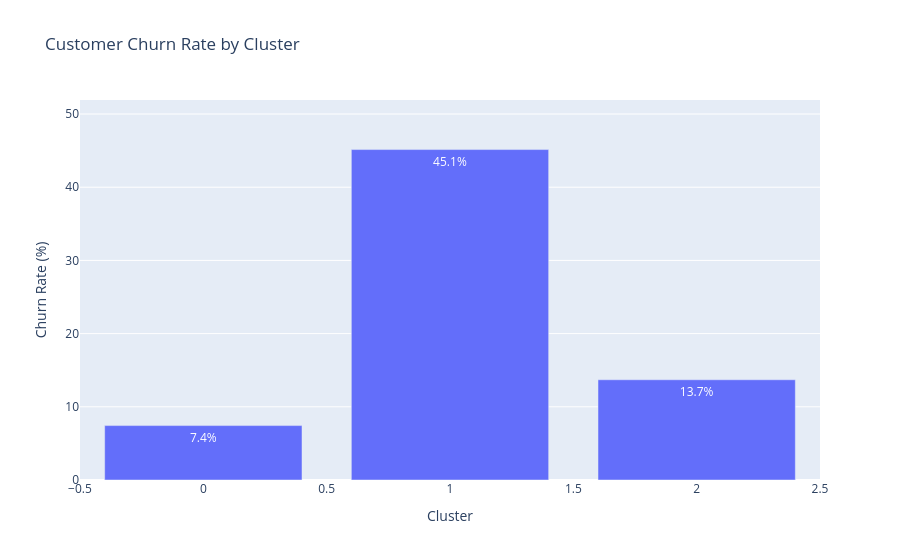
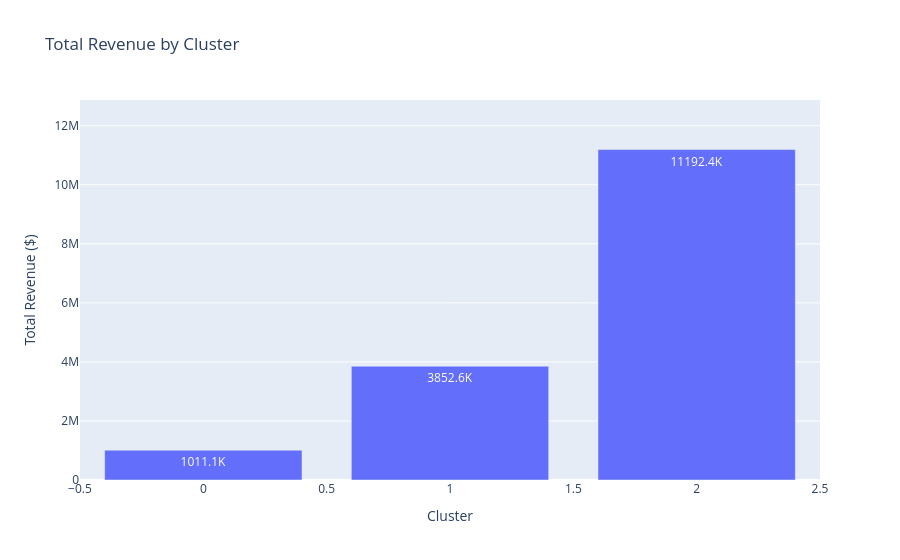
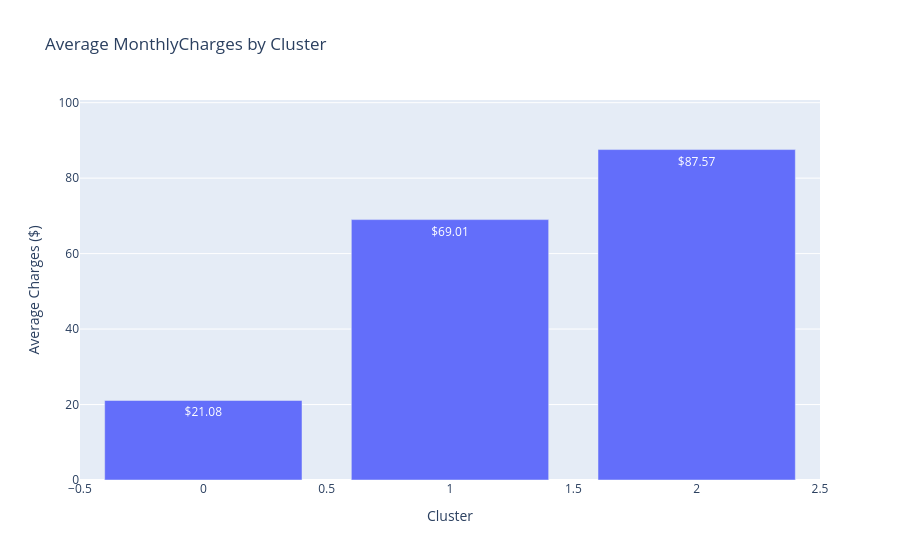
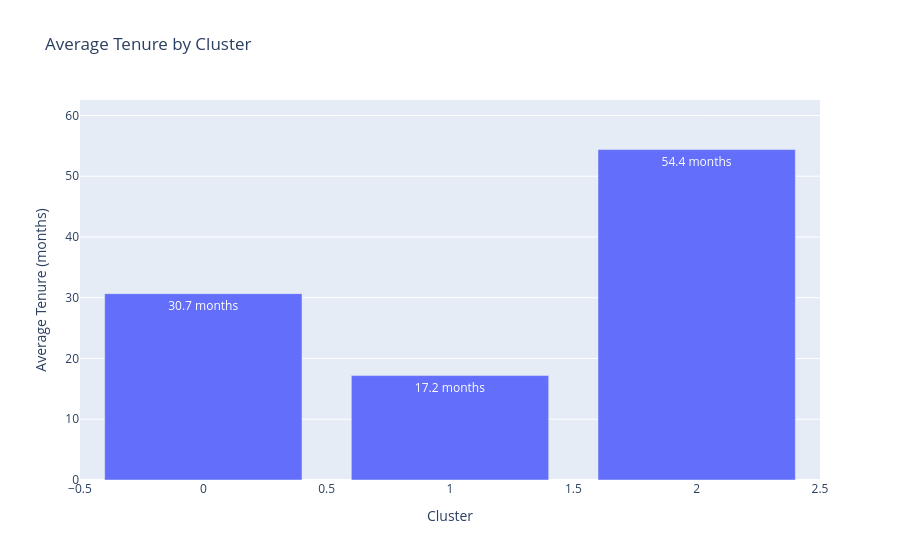

These figures' notebook cell, in order:
### Markdown cell above
Based on the Elbow and Silhouette methods above, 3 clusters is clearly the highest value inflection point.

Cluster profiles were derived using unsupervised PCA space. Churn rattes are discussed post-hoc for interpretation, not for model training.

Analysis:
Cluster 0 - Has the highest number of customers, has a 44% churn rate, represents about 22% of overall revenue at $3.55M with lowest average tenure at 16 months.
Cluster 1 - Smallest group, only 7% churn, 6.2% revenue at 1.01M, and second highest tenure at 31 months.
Cluster 2 - Middle group numbers-wise, relatively low churn at 15%, accounts for 72% off all revenue at 11.50M, with average tenure at 56 months.

### Code cell
# =========================
# CLUSTERING ANALYSIS
# =========================
kmeans = KMeans(n_clusters=3, init='k-means++', n_init=10, random_state=123)
y_kmeans = kmeans.fit_predict(x_cluster)

cluster_df = df.copy()
cluster_df['Cluster'] = y_kmeans

display(
        cluster_df.groupby('Cluster')
        .agg(Number_of_Customers=('Cluster','count'))
        .sort_values(['Number_of_Customers'], ascending=False)
        )

display(cluster_df.groupby('Cluster')['Churn']
        .value_counts(normalize=True).round(2).mul(100)
        .unstack()
        .sort_values(by= 1, ascending=False)        
)

display(
    cluster_df.groupby('Cluster')
    .agg(Total_Revenue=('TotalCharges','sum'))
    .sort_values(['Total_Revenue'], ascending=False) 
    .style.format({'Total_Revenue': '${:,.2f}'})
        
        
    )

display(
    cluster_df.groupby('Cluster')
    .agg(Avg_Tenure=('tenure','mean'))
    .sort_values(['Avg_Tenure'], ascending=False)
         .style.format({'Avg_Tenure': '{:.1f} months'})
)

plt.scatter(x_cluster[:, 0], x_cluster[:, 1], c=y_kmeans, s=50, cmap='viridis')
plt.scatter(kmeans.cluster_centers_[:, 0], kmeans.cluster_centers_[:, 1], s=200, c='red', marker='X')
plt.show()

cluster_summary = (
    cluster_df
    .groupby('Cluster')
    .agg(
        Customers=('Churn', 'count'),
        ChurnRate=('Churn', 'mean')
    )
    .reset_index()
)

cluster_summary['ChurnRate'] *= 100

rev_summary = (
    cluster_df
    .groupby('Cluster')
    .agg(Total_Revenue=('TotalCharges', 'sum'))
    .reset_index()
)

rev_summary['Revenue_Label'] = (
    rev_summary['Total_Revenue'] / 1000
).round(1).astype(str) + 'K'

avg_charges_summary = (
    cluster_df
    .groupby('Cluster')
    .agg(Avg_Charges=('MonthlyCharges', 'mean'))
    .reset_index()
)

avg_tenure_summary = (
    cluster_df
    .groupby('Cluster')
    .agg(Avg_Tenure=('tenure', 'mean'))
    .reset_index()
)

fig = px.bar(
    cluster_summary,
    x='Cluster',
    y='ChurnRate',
    text='ChurnRate',
    title='Customer Churn Rate by Cluster'
)

fig.update_traces(
    texttemplate='%{text:.1f}%',
    textposition='auto'
)

fig.update_layout(
        yaxis_range=[
        0,
        cluster_summary['ChurnRate'].max() * 1.15
    ],
    yaxis_title='Churn Rate (%)',
    xaxis_title='Cluster'
)

fig.show()

fig2 = px.bar(
    rev_summary,
    x='Cluster',
    y='Total_Revenue',
    text='Revenue_Label',
    title='Total Revenue by Cluster'
)

fig2.update_traces(
   ## texttemplate='$%{text:,.0f}',
    textposition='auto'
)

fig2.update_layout(
    yaxis_range=[
        0,
        rev_summary['Total_Revenue'].max() * 1.15
    ],
    yaxis_title='Total Revenue ($)',
    xaxis_title='Cluster'
)
fig2.show()

fig3 = px.bar(
    avg_charges_summary,
    x='Cluster',
    y='Avg_Charges',
    text='Avg_Charges',
    title='Average MonthlyCharges by Cluster'
)

fig3.update_traces(
    texttemplate='$%{text:,.2f}',
    textposition='auto'
)

fig3.update_layout(
    yaxis_range=[
        0,
        avg_charges_summary['Avg_Charges'].max() * 1.15
    ],
    yaxis_title='Average Charges ($)',
    xaxis_title='Cluster'
)

fig3.show()

fig4 = px.bar(
    avg_tenure_summary,
    x='Cluster',
    y='Avg_Tenure',
    text='Avg_Tenure',
    title='Average Tenure by Cluster'
)

fig4.update_traces(
    texttemplate='%{text:.1f} months',
    textposition='auto'
)

fig4.update_layout(
    yaxis_range=[
        0,
        avg_tenure_summary['Avg_Tenure'].max() * 1.15
    ],
    yaxis_title='Average Tenure (months)',
    xaxis_title='Cluster'
)
fig4.show()

### Figure 1 — Plotly figure (JSON) as saved in the notebook; plotly's stock layout.template omitted (floating-point values rounded to 4 significant figures)
{"data": [{"hovertemplate": "Cluster=%{x}<br>ChurnRate=%{text}<extra></extra>", "legendgroup": "", "marker": {"color": "#636efa", "pattern": {"shape": ""}}, "name": "", "orientation": "v", "showlegend": false, "text": [7.434, 45.15, 13.7], "textposition": "auto", "texttemplate": "%{text:.1f}%", "type": "bar", "x": [0, 1, 2], "xaxis": "x", "y": [7.434, 45.15, 13.7], "yaxis": "y"}], "layout": {"barmode": "relative", "legend": {"tracegroupgap": 0}, "title": {"text": "Customer Churn Rate by Cluster"}, "xaxis": {"anchor": "y", "domain": [0, 1], "title": {"text": "Cluster"}}, "yaxis": {"anchor": "x", "domain": [0, 1], "range": [0, 51.92], "title": {"text": "Churn Rate (%)"}}}}

### Figure 2 — Plotly figure (JSON) as saved in the notebook; plotly's stock layout.template omitted (floating-point values rounded to 4 significant figures)
{"data": [{"hovertemplate": "Cluster=%{x}<br>Total_Revenue=%{y}<br>Revenue_Label=%{text}<extra></extra>", "legendgroup": "", "marker": {"color": "#636efa", "pattern": {"shape": ""}}, "name": "", "orientation": "v", "showlegend": false, "text": ["1011.1K", "3852.6K", "11192.4K"], "textposition": "auto", "type": "bar", "x": [0, 1, 2], "xaxis": "x", "y": [1011000.0, 3853000.0, 11190000.0], "yaxis": "y"}], "layout": {"barmode": "relative", "legend": {"tracegroupgap": 0}, "title": {"text": "Total Revenue by Cluster"}, "xaxis": {"anchor": "y", "domain": [0, 1], "title": {"text": "Cluster"}}, "yaxis": {"anchor": "x", "domain": [0, 1], "range": [0, 12870000.0], "title": {"text": "Total Revenue ($)"}}}}

### Figure 3 — Plotly figure (JSON) as saved in the notebook; plotly's stock layout.template omitted (floating-point values rounded to 4 significant figures)
{"data": [{"hovertemplate": "Cluster=%{x}<br>Avg_Charges=%{text}<extra></extra>", "legendgroup": "", "marker": {"color": "#636efa", "pattern": {"shape": ""}}, "name": "", "orientation": "v", "showlegend": false, "text": [21.08, 69.01, 87.57], "textposition": "auto", "texttemplate": "$%{text:,.2f}", "type": "bar", "x": [0, 1, 2], "xaxis": "x", "y": [21.08, 69.01, 87.57], "yaxis": "y"}], "layout": {"barmode": "relative", "legend": {"tracegroupgap": 0}, "title": {"text": "Average MonthlyCharges by Cluster"}, "xaxis": {"anchor": "y", "domain": [0, 1], "title": {"text": "Cluster"}}, "yaxis": {"anchor": "x", "domain": [0, 1], "range": [0, 100.7], "title": {"text": "Average Charges ($)"}}}}

### Figure 4 — Plotly figure (JSON) as saved in the notebook; plotly's stock layout.template omitted (floating-point values rounded to 4 significant figures)
{"data": [{"hovertemplate": "Cluster=%{x}<br>Avg_Tenure=%{text}<extra></extra>", "legendgroup": "", "marker": {"color": "#636efa", "pattern": {"shape": ""}}, "name": "", "orientation": "v", "showlegend": false, "text": [30.67, 17.19, 54.39], "textposition": "auto", "texttemplate": "%{text:.1f} months", "type": "bar", "x": [0, 1, 2], "xaxis": "x", "y": [30.67, 17.19, 54.39], "yaxis": "y"}], "layout": {"barmode": "relative", "legend": {"tracegroupgap": 0}, "title": {"text": "Average Tenure by Cluster"}, "xaxis": {"anchor": "y", "domain": [0, 1], "title": {"text": "Cluster"}}, "yaxis": {"anchor": "x", "domain": [0, 1], "range": [0, 62.54], "title": {"text": "Average Tenure (months)"}}}}
